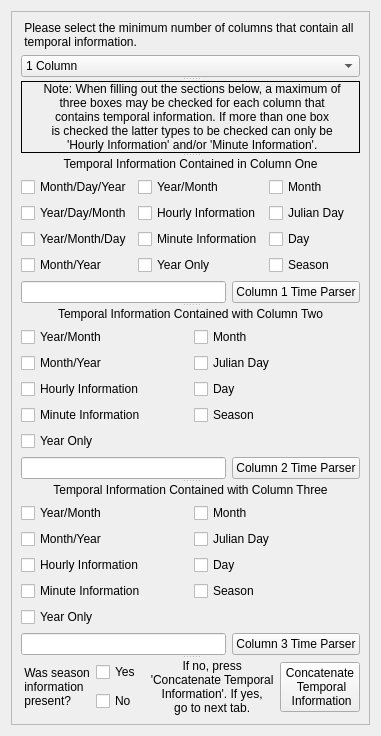
      <widget class="QWidget" name="tabTemporalScheme">
       <attribute name="title">
        <string>Temporal Scheme</string>
       </attribute>
       <layout class="QVBoxLayout" name="verticalLayout_14">
        <item>
         <widget class="QFrame" name="frmTemporalScheme">
          <property name="frameShape">
           <enum>QFrame::StyledPanel</enum>
          </property>
          <property name="frameShadow">
           <enum>QFrame::Sunken</enum>
          </property>
          <layout class="QVBoxLayout" name="verticalLayout_13">
           <item>
            <widget class="QSplitter" name="splitTempSchAll">
             <property name="orientation">
              <enum>Qt::Vertical</enum>
             </property>
             <widget class="QWidget" name="layoutWidget">
              <layout class="QVBoxLayout" name="layTempSchColSelect">
               <item>
                <widget class="QLabel" name="labTempSchColSelect">
                 <property name="text">
                  <string> Please select the minimum number of columns that contain all 
 temporal information.</string>
                 </property>
                </widget>
               </item>
               <item>
                <widget class="QComboBox" name="boxTempSchColSelect">
                 <item>
                  <property name="text">
                   <string>1 Column</string>
                  </property>
                 </item>
                 <item>
                  <property name="text">
                   <string>2 Columns</string>
                  </property>
                 </item>
                 <item>
                  <property name="text">
                   <string>3 Columns</string>
                  </property>
                 </item>
                </widget>
               </item>
              </layout>
             </widget>
             <widget class="QLabel" name="labTempSchNote">
              <property name="frameShape">
               <enum>QFrame::Box</enum>
              </property>
              <property name="text">
               <string> Note: When filling out the sections below, a maximum of
 three boxes may be checked for each column that 
 contains temporal information. If more than one box 
 is checked the latter types to be checked can only be 
 'Hourly Information' and/or 'Minute Information'.</string>
              </property>
              <property name="alignment">
               <set>Qt::AlignCenter</set>
              </property>
             </widget>
             <widget class="QSplitter" name="splitTempSchColAll">
              <property name="orientation">
               <enum>Qt::Vertical</enum>
              </property>
              <widget class="QWidget" name="layoutWidget">
               <layout class="QVBoxLayout" name="layTempSchCol1V">
                <item>
                 <widget class="QLabel" name="labTempSchCol1">
                  <property name="text">
                   <string>Temporal Information Contained in Column One</string>
                  </property>
                  <property name="alignment">
                   <set>Qt::AlignCenter</set>
                  </property>
                 </widget>
                </item>
                <item>
                 <layout class="QGridLayout" name="layTempSchCol1Grid">
                  <item row="1" column="0">
                   <widget class="QCheckBox" name="ckCol1YDM">
                    <property name="text">
                     <string>Year/Day/Month</string>
                    </property>
                   </widget>
                  </item>
                  <item row="2" column="0">
                   <widget class="QCheckBox" name="ckCol1YMD">
                    <property name="text">
                     <string>Year/Month/Day</string>
                    </property>
                   </widget>
                  </item>
                  <item row="0" column="0">
                   <widget class="QCheckBox" name="ckCol1MDY">
                    <property name="text">
                     <string>Month/Day/Year</string>
                    </property>
                   </widget>
                  </item>
                  <item row="3" column="0">
                   <widget class="QCheckBox" name="ckCol1MY">
                    <property name="text">
                     <string>Month/Year</string>
                    </property>
                   </widget>
                  </item>
                  <item row="0" column="1">
                   <widget class="QCheckBox" name="ckCol1YM">
                    <property name="text">
                     <string>Year/Month</string>
                    </property>
                   </widget>
                  </item>
                  <item row="3" column="2">
                   <widget class="QCheckBox" name="ckCol1Season">
                    <property name="text">
                     <string>Season</string>
                    </property>
                   </widget>
                  </item>
                  <item row="2" column="2">
                   <widget class="QCheckBox" name="ckCol1Day">
                    <property name="text">
                     <string>Day</string>
                    </property>
                   </widget>
                  </item>
                  <item row="1" column="1">
                   <widget class="QCheckBox" name="ckCol1Hour">
                    <property name="text">
                     <string>Hourly Information</string>
                    </property>
                   </widget>
                  </item>
                  <item row="2" column="1">
                   <widget class="QCheckBox" name="ckCol1Minute">
                    <property name="text">
                     <string>Minute Information</string>
                    </property>
                   </widget>
                  </item>
                  <item row="3" column="1">
                   <widget class="QCheckBox" name="ckCol1YrOnly">
                    <property name="text">
                     <string>Year Only</string>
                    </property>
                   </widget>
                  </item>
                  <item row="0" column="2">
                   <widget class="QCheckBox" name="ckCol1Month">
                    <property name="text">
                     <string>Month</string>
                    </property>
                   </widget>
                  </item>
                  <item row="1" column="2">
                   <widget class="QCheckBox" name="ckCol1Julian">
                    <property name="text">
                     <string>Julian Day</string>
                    </property>
                   </widget>
                  </item>
                 </layout>
                </item>
                <item>
                 <layout class="QHBoxLayout" name="layTempSchCol1btnlned">
                  <item>
                   <widget class="QLineEdit" name="lnedTempSchCol1"/>
                  </item>
                  <item>
                   <widget class="QPushButton" name="btnTempSchCol1Parser">
                    <property name="text">
                     <string>Column 1 Time Parser</string>
                    </property>
                   </widget>
                  </item>
                 </layout>
                </item>
               </layout>
              </widget>
              <widget class="QWidget" name="layoutWidget">
               <layout class="QVBoxLayout" name="layTempSchCol2V">
                <item>
                 <widget class="QLabel" name="labTempSchCol2">
                  <property name="text">
                   <string>Temporal Information Contained with Column Two</string>
                  </property>
                  <property name="alignment">
                   <set>Qt::AlignCenter</set>
                  </property>
                 </widget>
                </item>
                <item>
                 <layout class="QGridLayout" name="layTempSchCol2Grid">
                  <item row="0" column="1">
                   <widget class="QCheckBox" name="ckCol2YM">
                    <property name="text">
                     <string>Year/Month</string>
                    </property>
                   </widget>
                  </item>
                  <item row="1" column="1">
                   <widget class="QCheckBox" name="ckCol2MY">
                    <property name="text">
                     <string>Month/Year</string>
                    </property>
                   </widget>
                  </item>
                  <item row="2" column="2">
                   <widget class="QCheckBox" name="ckCol2Day">
                    <property name="text">
                     <string>Day</string>
                    </property>
                   </widget>
                  </item>
                  <item row="3" column="2">
                   <widget class="QCheckBox" name="ckCol2Season">
                    <property name="text">
                     <string>Season</string>
                    </property>
                   </widget>
                  </item>
                  <item row="2" column="1">
                   <widget class="QCheckBox" name="ckCol2Hour">
                    <property name="text">
                     <string>Hourly Information</string>
                    </property>
                   </widget>
                  </item>
                  <item row="3" column="1">
                   <widget class="QCheckBox" name="ckCol2Minute">
                    <property name="text">
                     <string>Minute Information</string>
                    </property>
                   </widget>
                  </item>
                  <item row="4" column="1">
                   <widget class="QCheckBox" name="ckYCol2YrOnly">
                    <property name="text">
                     <string>Year Only</string>
                    </property>
                   </widget>
                  </item>
                  <item row="0" column="2">
                   <widget class="QCheckBox" name="ckYCol2Month">
                    <property name="text">
                     <string>Month</string>
                    </property>
                   </widget>
                  </item>
                  <item row="1" column="2">
                   <widget class="QCheckBox" name="ckCol2Julian">
                    <property name="text">
                     <string>Julian Day</string>
                    </property>
                   </widget>
                  </item>
                 </layout>
                </item>
                <item>
                 <layout class="QHBoxLayout" name="layTempSchCol2btnlned">
                  <item>
                   <widget class="QLineEdit" name="lnedTempSchCol2"/>
                  </item>
                  <item>
                   <widget class="QPushButton" name="btnTempSchCol2Parser">
                    <property name="text">
                     <string>Column 2 Time Parser</string>
                    </property>
                   </widget>
                  </item>
                 </layout>
                </item>
               </layout>
              </widget>
              <widget class="QWidget" name="layoutWidget">
               <layout class="QVBoxLayout" name="layTempSchCol3V">
                <item>
                 <widget class="QLabel" name="labTempSchCol3">
                  <property name="text">
                   <string>Temporal Information Contained with Column Three</string>
                  </property>
                  <property name="alignment">
                   <set>Qt::AlignCenter</set>
                  </property>
                 </widget>
                </item>
                <item>
                 <layout class="QGridLayout" name="layTempSchCol3Grid">
                  <item row="2" column="1">
                   <widget class="QCheckBox" name="ckCol3Hour">
                    <property name="text">
                     <string>Hourly Information</string>
                    </property>
                   </widget>
                  </item>
                  <item row="0" column="1">
                   <widget class="QCheckBox" name="ckCol3YM">
                    <property name="text">
                     <string>Year/Month</string>
                    </property>
                   </widget>
                  </item>
                  <item row="1" column="1">
                   <widget class="QCheckBox" name="ckCol3MY">
                    <property name="text">
                     <string>Month/Year</string>
                    </property>
                   </widget>
                  </item>
                  <item row="2" column="2">
                   <widget class="QCheckBox" name="ckCol3Day">
                    <property name="text">
                     <string>Day</string>
                    </property>
                   </widget>
                  </item>
                  <item row="3" column="1">
                   <widget class="QCheckBox" name="ckCol3Minute">
                    <property name="text">
                     <string>Minute Information</string>
                    </property>
                   </widget>
                  </item>
                  <item row="4" column="1">
                   <widget class="QCheckBox" name="ckCol3YrOnly">
                    <property name="text">
                     <string>Year Only</string>
                    </property>
                   </widget>
                  </item>
                  <item row="0" column="2">
                   <widget class="QCheckBox" name="ckCol3Month">
                    <property name="text">
                     <string>Month</string>
                    </property>
                   </widget>
                  </item>
                  <item row="1" column="2">
                   <widget class="QCheckBox" name="ckCol3Julian">
                    <property name="text">
                     <string>Julian Day</string>
                    </property>
                   </widget>
                  </item>
                  <item row="3" column="2">
                   <widget class="QCheckBox" name="ckCol3Season">
                    <property name="text">
                     <string>Season</string>
                    </property>
                   </widget>
                  </item>
                 </layout>
                </item>
                <item>
                 <layout class="QHBoxLayout" name="layTempSchCol3btnlned">
                  <item>
                   <widget class="QLineEdit" name="lnedTempSchCol3"/>
                  </item>
                  <item>
                   <widget class="QPushButton" name="btnTempSchCol3Parser">
                    <property name="text">
                     <string>Column 3 Time Parser</string>
                    </property>
                   </widget>
                  </item>
                 </layout>
                </item>
               </layout>
              </widget>
             </widget>
             <widget class="QWidget" name="layoutWidget">
              <layout class="QHBoxLayout" name="layTempSchSeasonProceedH">
               <item>
                <layout class="QHBoxLayout" name="layTempSchSeasonAll">
                 <item>
                  <widget class="QLabel" name="labTempSchSeasPresent">
                   <property name="frameShape">
                    <enum>QFrame::NoFrame</enum>
                   </property>
                   <property name="frameShadow">
                    <enum>QFrame::Plain</enum>
                   </property>
                   <property name="text">
                    <string> Was season
 information 
 present?</string>
                   </property>
                   <property name="alignment">
                    <set>Qt::AlignLeading|Qt::AlignLeft|Qt::AlignVCenter</set>
                   </property>
                  </widget>
                 </item>
                 <item>
                  <layout class="QVBoxLayout" name="layTempSchSeasonYNV">
                   <item>
                    <widget class="QCheckBox" name="ckTempSchSeasonY">
                     <property name="text">
                      <string>Yes</string>
                     </property>
                    </widget>
                   </item>
                   <item>
                    <widget class="QCheckBox" name="ckTempSchSeasonN">
                     <property name="text">
                      <string>No</string>
                     </property>
                    </widget>
                   </item>
                  </layout>
                 </item>
                </layout>
               </item>
               <item>
                <layout class="QHBoxLayout" name="layTempScheProceedAll">
                 <item>
                  <widget class="QLabel" name="labTempSchProceed">
                   <property name="frameShape">
                    <enum>QFrame::NoFrame</enum>
                   </property>
                   <property name="text">
                    <string> If no, press
 'Concatenate Temporal
 Information'. If yes, 
 go to next tab.</string>
                   </property>
                   <property name="alignment">
                    <set>Qt::AlignCenter</set>
                   </property>
                  </widget>
                 </item>
                 <item>
                  <widget class="QPushButton" name="pushButton_2">
                   <property name="text">
                    <string>Concatenate
 Temporal
 Information</string>
                   </property>
                  </widget>
                 </item>
                </layout>
               </item>
              </layout>
             </widget>
            </widget>
           </item>
          </layout>
         </widget>
        </item>
       </layout>
      </widget>
